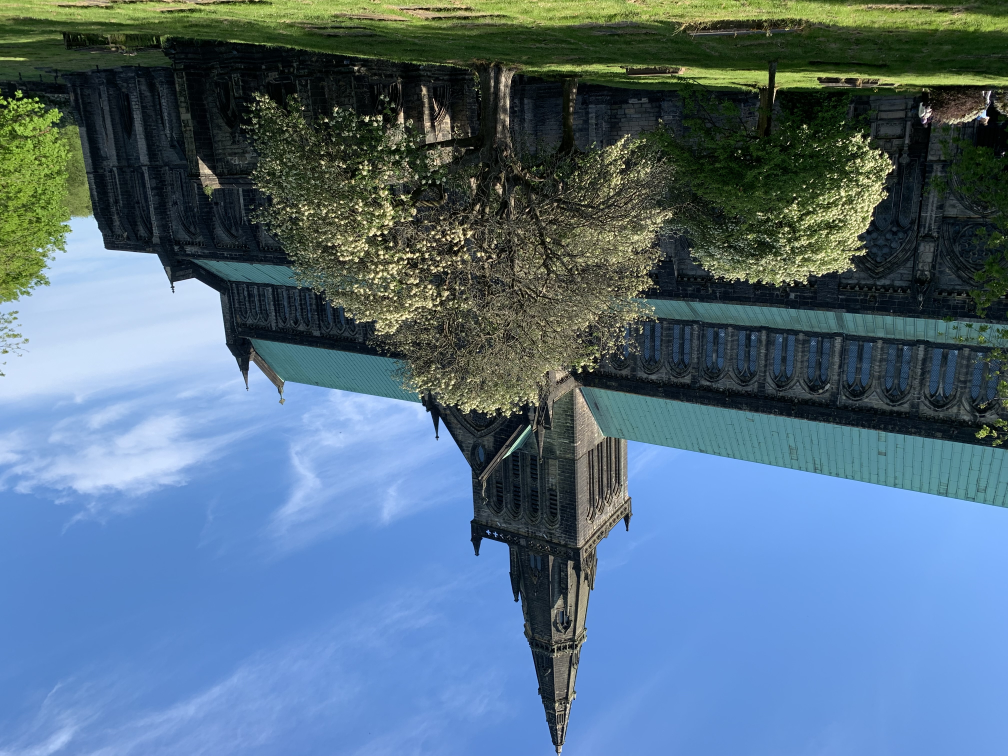
#> input picture assets/Glasgow_Hundred_Views/001.jpeg, 4032 x 3024 px (shown at 1/4 size); its folder holds only this picture in this run
$ python generate_thumbnails.py
#> lines starting #> are read from the running program, lines starting #| are printed output that depends on the picture
#!/usr/bin/env python3
"""
Generate thumbnails for images in a cross-platform way using Pillow.
This script replaces the bash/sips approach with a Python solution that works on all platforms.
"""

import os
from pathlib import Path
from PIL import Image

def generate_thumbnails(input_dir, output_dir, max_size=300, start=1, end=101):
    """
    Generate thumbnails for numbered JPEG files.

    Args:
        input_dir: Directory containing the original images
        output_dir: Directory where thumbnails will be saved
        max_size: Maximum width/height for thumbnails (maintains aspect ratio)
        start: Starting file number (inclusive)
        end: Ending file number (inclusive)
    """
#> called with input_dir = 'assets/Glasgow_Hundred_Views', output_dir = 'assets/Glasgow_Hundred_Views/thumbnails', max_size = 300, start = 1, end = 101
    # Create output directory if it doesn't exist
    output_path = Path(output_dir)
    output_path.mkdir(parents=True, exist_ok=True)

    print("Generating thumbnails...")

    success_count = 0
    error_count = 0
    missing_count = 0

    # Process all JPEG files from start to end
    for i in range(start, end + 1):
        filename = f"{i:03d}.jpeg"
        input_file = Path(input_dir) / filename
        output_file = output_path / filename

        if not input_file.exists():
            print(f"File not found: {filename}")
            missing_count += 1
            continue

        try:
            # Open the image
            with Image.open(input_file) as img:
                # Handle EXIF orientation to prevent rotated thumbnails
#> img is the input picture: PIL image 4032x3024 RGB; mean R, G, B 85.1, 110.7, 130.2
                try:
                    from PIL import ImageOps
                    img = ImageOps.exif_transpose(img)
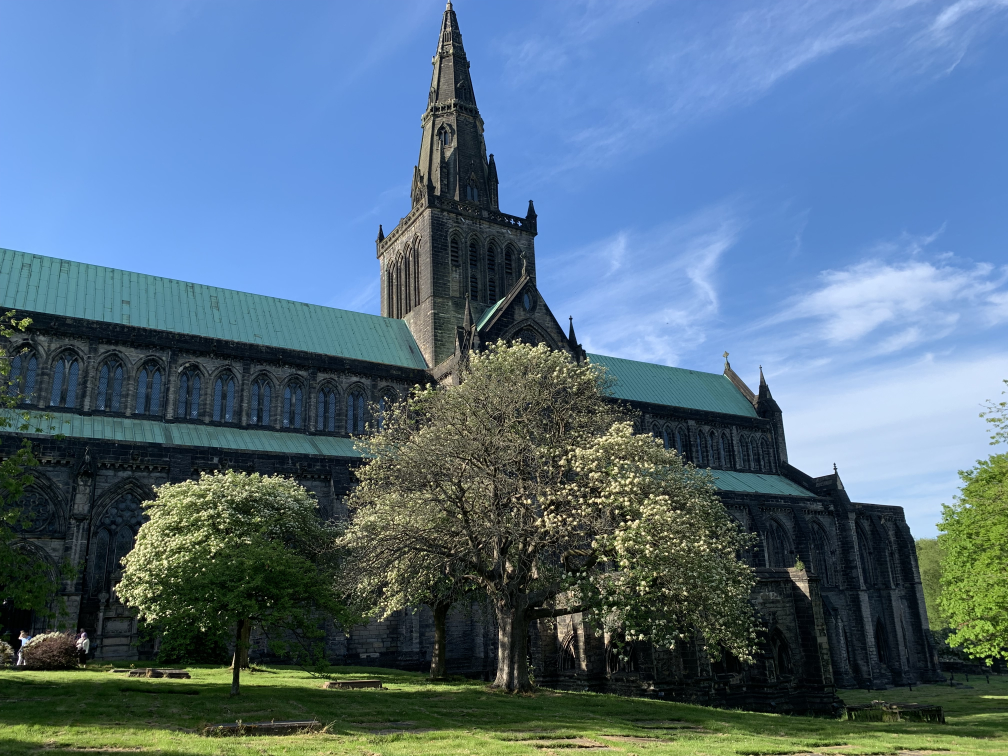
#> img: PIL image 4032x3024 RGB (shown at 1/4 size); mean R, G, B 85.1, 110.7, 130.2
                except Exception:
                    # If EXIF handling fails, continue without it
                    pass

                # Convert RGBA to RGB if necessary (for JPEG compatibility)
                if img.mode in ('RGBA', 'LA', 'P'):
                    rgb_img = Image.new('RGB', img.size, (255, 255, 255))
                    if img.mode == 'P':
                        img = img.convert('RGBA')
                    rgb_img.paste(img, mask=img.split()[-1] if img.mode in ('RGBA', 'LA') else None)
                    img = rgb_img

                # Calculate new size maintaining aspect ratio
                img.thumbnail((max_size, max_size), Image.Resampling.LANCZOS)
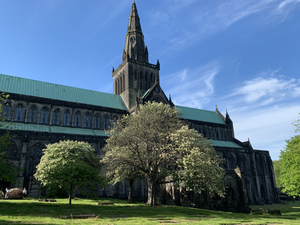
#> img: PIL image 300x225 RGB; mean R, G, B 85.1, 110.7, 130.2

                # Save the thumbnail
                img.save(output_file, 'JPEG', quality=85, optimize=True)

            print(f"Generated thumbnail: {filename}")
            success_count += 1

        except Exception as e:
            print(f"Error processing {filename}: {e}")
            error_count += 1

    print(f"\nThumbnail generation complete!")
    print(f"Success: {success_count}, Errors: {error_count}, Missing: {missing_count}")

if __name__ == "__main__":
    # Configuration
    input_dir = "assets/Glasgow_Hundred_Views"
    output_dir = "assets/Glasgow_Hundred_Views/thumbnails"

    # Generate thumbnails
    generate_thumbnails(input_dir, output_dir, max_size=300, start=1, end=101)
